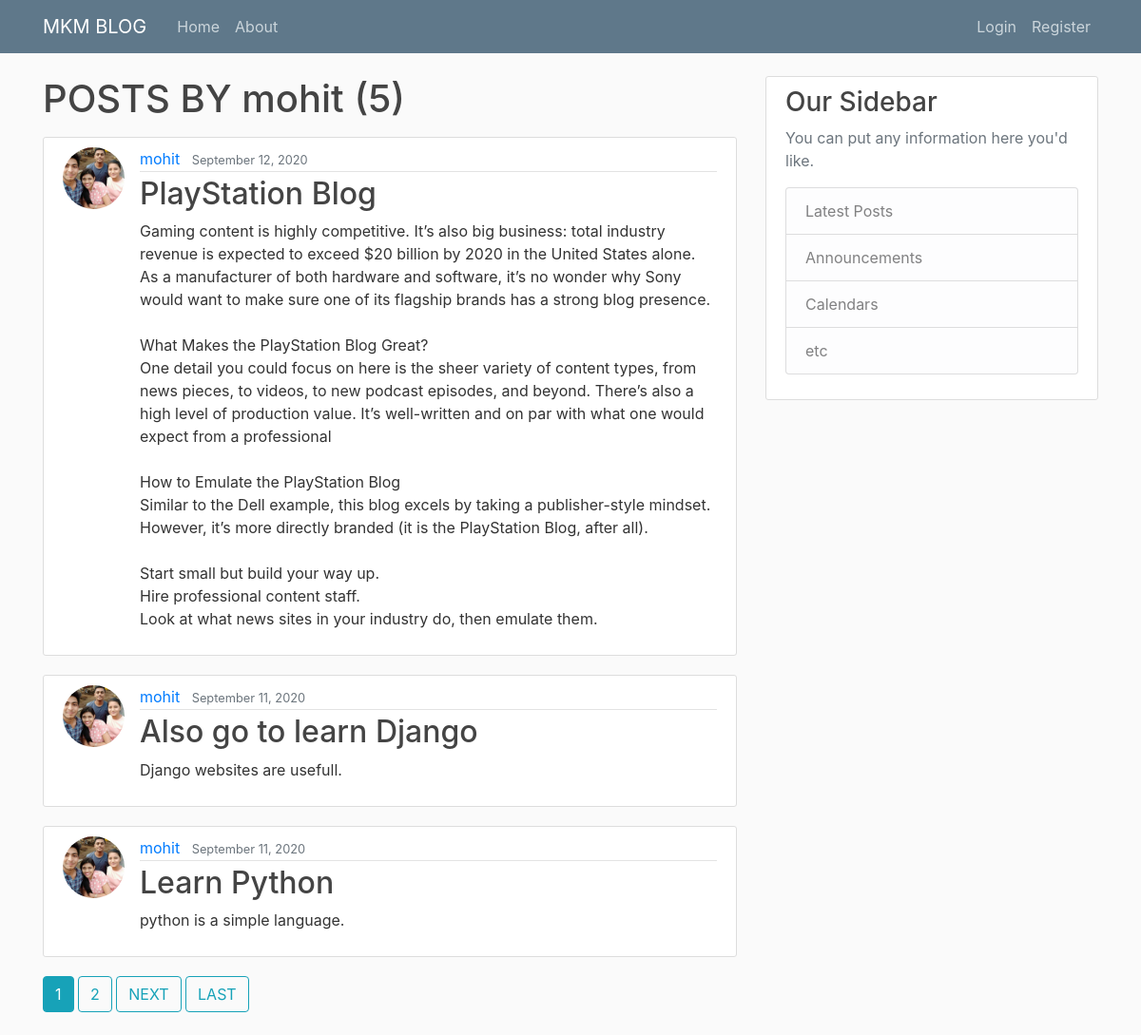
The app's page /blog/user/mohit with its own data.
### blog/models.py (models this page shows, shortened)
class Post(models.Model) :
    title = models.CharField(max_length = 120)
    content = models.TextField()
    date_posted = models.DateTimeField(default = timezone.now )
    author = models.ForeignKey(User, on_delete=models.CASCADE )

### users/models.py (models this page shows, shortened)
class Profile(models.Model):
    user = models.OneToOneField(User, on_delete=models.CASCADE)
    image = models.ImageField(default='default.jpg', upload_to="profile_pics")

### blog/views.py (the view)
# urls.py: path('user/<str:username>', UserPostListView.as_view(), name='user-posts'),
class UserPostListView(ListView):
    model = Post
    template_name = 'blog/user_posts.html'
    context_object_name = 'posts'
    paginate_by =3
    def get_queryset(self):
        user = get_object_or_404(User, username=self.kwargs.get('username'))
        return Post.objects.filter(author=user).order_by("-date_posted")

### blog/templates/blog/user_posts.html (shortened to what this page needs)
{% extends 'blog/base.html'%}
{% block content %}
    <h1 class="mb-3" >POSTS BY {{ view.kwargs.username }} ({{ page_obj.paginator.count }}) </h1>
    {% for post in posts %}
        <article class="media content-section">
        <img class = "rounded-circle article-img" src="{{ post.author.profile.image.url }}">
        <div class="media-body">
            <div class="article-metadata">
            <a class="mr-2" href="{% url "user-posts" post.author.username %}">{{ post.author }}</a>
            <small class="text-muted">{{ post.date_posted | date:"F d, Y" }}</small>
            </div>
            <h2><a class="article-title" href="{% url 'post-detail' post.id %}">{{ post.title }}</a></h2>
            <p class="article-content">{{ post.content }}</p>
        </div>
        </article>
    {% endfor %}
    {% if is_paginated %}
        {% for num in page_obj.paginator.page_range %}
            {% if num == page_obj.number %}
                <a class="btn btn-info mb-4" href="?page={{ num }}">{{ num }}</a>
            {% elif num > page_obj.number|add:'-2' and num < page_obj.number|add:'2' %}
                <a class="btn btn-outline-info mb-4" href="?page={{ num }}">{{ num }}</a>
            {% endif %}
        {% endfor %}
        {% if page_obj.has_next %}
            <a class="btn btn-outline-info mb-4" href="?page={{ page_obj.next_page_number }}">NEXT</a>
            <a class="btn btn-outline-info mb-4" href="?page={{ page_obj.paginator.num_pages}}">LAST</a>
        {% endif %}
    {% endif %}
{% endblock content %}

### blog/static/blog/main.css (style rules this page uses)
body { background: #fafafa; color: #333333; margin-top: 5rem; }
h1, h2, h3, h4, h5, h6 { color: #444444; }
.content-section { background: #ffffff; padding: 10px 20px; border: 1px solid #dddddd; border-radius: 3px; margin-bottom: 20px; }
.article-title { color: #444444; }
.article-content { white-space: pre-line; }
.article-img { height: 65px; width: 65px; margin-right: 16px; }
.article-metadata { padding-bottom: 1px; margin-bottom: 4px; border-bottom: 1px solid #e3e3e3 }

### records on screen
Post: author.profile.image (picture), author "mohit", date_posted "September 12, 2020", title "PlayStation Blog", content "Gaming content is highly competitive. It’s also big business: total industry revenue is expected to exceed $20 billion by 2020 in the United States alone. As a manufacturer of both hardware and software, it’s no wonder why Sony would want to make sure one of its flagship brands has a strong blog presence. What Makes the PlayStation Blog Great? One detail you could focus on here is the sheer variety of content types, from news pieces, to videos, to new podcast episodes, and beyond. There’s also a high level of production value. It’s well-written and on par with what one would expect from a professional How to Emulate the PlayStation Blog Similar to the Dell example, this blog excels by…"
Post: author.profile.image (picture), author "mohit", date_posted "September 11, 2020", title "Also go to learn Django", content "Django websites are usefull."
Post: author.profile.image (picture), author "mohit", date_posted "September 11, 2020", title "Learn Python", content "python is a simple language."

### other values on screen
{{ view.kwargs.username }} "mohit"
{{ page_obj.paginator.count }} "5"
{{ num }} "1"
{{ num }} "2"
